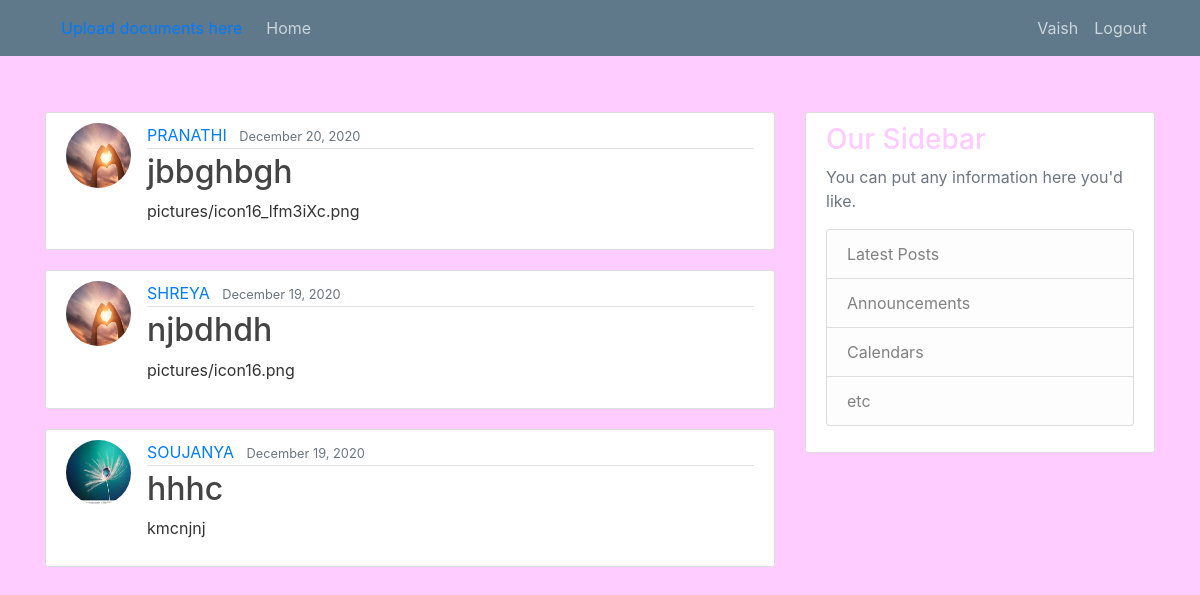
Before: /home/ (signed in) with the older database file.
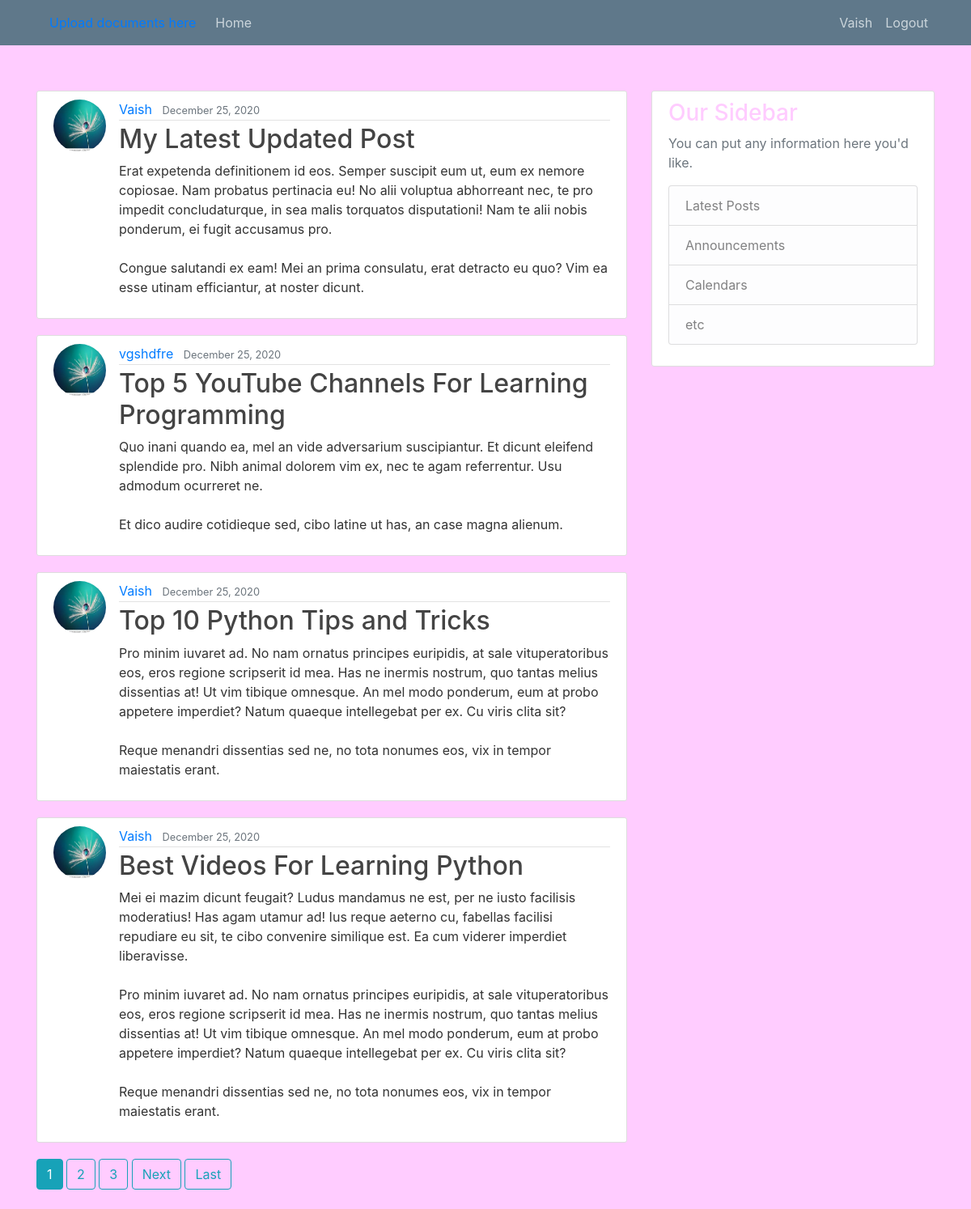
After: the same page with the newer database file.
### blog/models.py (models this page shows, shortened)
class Post(models.Model):
    title = models.CharField(max_length=100)
    content = models.TextField()
    date_posted = models.DateTimeField(default=timezone.now)
    author = models.ForeignKey(User, on_delete=models.CASCADE)

### users/models.py (models this page shows, shortened)
class Profile(models.Model):
    user = models.OneToOneField(User,on_delete=models.CASCADE)
    image = models.ImageField(default='default.jpg',upload_to='profile_pics')

### blog/views.py (the view)
# urls.py: path('home/',PostListView.as_view(), name='blog-home'),
class PostListView(LoginRequiredMixin , ListView):
    model = Post
    template_name = 'blog/home.html'  # <app>/<model>_<viewtype>.html
    context_object_name = 'posts'
    ordering = ['-date_posted']
    paginate_by = 4

### blog/templates/blog/home.html (shortened to what this page needs)
{% extends "blog/base.html" %}
{% block content %}
{% for post in posts %}
<article class="media content-section">
  <img class="rounded-circle article-img" src="{{ post.author.profile.image.url }}">
  <div class="media-body">
    <div class="article-metadata">
      <a class="mr-2" href="{% url 'user-posts' post.author.username %}">{{ post.author }}</a>
      <small class="text-muted">{{ post.date_posted|date:"F d, Y" }}</small>
    </div>
    <h2><a class="article-title" href="{% url 'post-detail' post.id %}">{{ post.title }}</a></h2>
    <p class="article-content">{{ post.content }}</p>
  </div>
</article>
{% endfor %}
{% if is_paginated %}
{% for num in page_obj.paginator.page_range %}
{% if page_obj.number == num %}
<a class="btn btn-info mb-4" href="?page={{ num }}">{{ num }}</a>
{% elif num > page_obj.number|add:'-3' and num < page_obj.number|add:'3' %} <a class="btn btn-outline-info mb-4"
  href="?page={{ num }}">{{ num }}</a>
  {% endif %}
  {% endfor %}
  {% if page_obj.has_next %}
  <a class="btn btn-outline-info mb-4" href="?page={{ page_obj.next_page_number }}">Next</a>
  <a class="btn btn-outline-info mb-4" href="?page={{ page_obj.paginator.num_pages }}">Last</a>
  {% endif %}
  {% endif %}
  {% endblock content %}

Changed rows visible on the page:
removed Post: author.profile.image (placeholder picture), author "PRANATHI", date_posted "December 20, 2020", title "jbbghbgh", content "pictures/icon16_lfm3iXc.png"
removed Post: author.profile.image (placeholder picture), author "SHREYA", date_posted "December 19, 2020", title "njbdhdh", content "pictures/icon16.png"
removed Post: author.profile.image (picture), author "SOUJANYA", date_posted "December 19, 2020", title "hhhc", content "kmcnjnj"
added Post: author.profile.image (picture), author "Vaish", date_posted "December 25, 2020", title "My Latest Updated Post", content "Erat expetenda definitionem id eos. Semper suscipit eum ut, eum ex nemore copiosae. Nam probatus pertinacia eu! No alii voluptua abhorreant nec, te pro impedit concludaturque, in sea malis torquatos disputationi! Nam te alii nobis ponderum, ei fugit accusamus pro. Congue salutandi ex eam! Mei an prima consulatu, erat detracto eu quo? Vim ea esse utinam efficiantur, at noster dicunt."
added Post: author.profile.image (picture), author "vgshdfre", date_posted "December 25, 2020", title "Top 5 YouTube Channels For Learning Programming", content "Quo inani quando ea, mel an vide adversarium suscipiantur. Et dicunt eleifend splendide pro. Nibh animal dolorem vim ex, nec te agam referrentur. Usu admodum ocurreret ne. Et dico audire cotidieque sed, cibo latine ut has, an case magna alienum."
added Post: author.profile.image (picture), author "Vaish", date_posted "December 25, 2020", title "Top 10 Python Tips and Tricks", content "Pro minim iuvaret ad. No nam ornatus principes euripidis, at sale vituperatoribus eos, eros regione scripserit id mea. Has ne inermis nostrum, quo tantas melius dissentias at! Ut vim tibique omnesque. An mel modo ponderum, eum at probo appetere imperdiet? Natum quaeque intellegebat per ex. Cu viris clita sit? Reque menandri dissentias sed ne, no tota nonumes eos, vix in tempor maiestatis erant."
added Post: author.profile.image (picture), author "Vaish", date_posted "December 25, 2020", title "Best Videos For Learning Python", content "Mei ei mazim dicunt feugait? Ludus mandamus ne est, per ne iusto facilisis moderatius! Has agam utamur ad! Ius reque aeterno cu, fabellas facilisi repudiare eu sit, te cibo convenire similique est. Ea cum viderer imperdiet liberavisse. Pro minim iuvaret ad. No nam ornatus principes euripidis, at sale vituperatoribus eos, eros regione scripserit id mea. Has ne inermis nostrum, quo tantas melius dissentias at! Ut vim tibique omnesque. An mel modo ponderum, eum at probo appetere imperdiet? Natum quaeque intellegebat per ex. Cu viris clita sit? Reque menandri dissentias sed ne, no tota nonumes eos, vix in tempor maiestatis erant."
Other visible differences:
new list line: "1"
new list line: "2"
new list line: "3"
text now shown: "Next Last"
